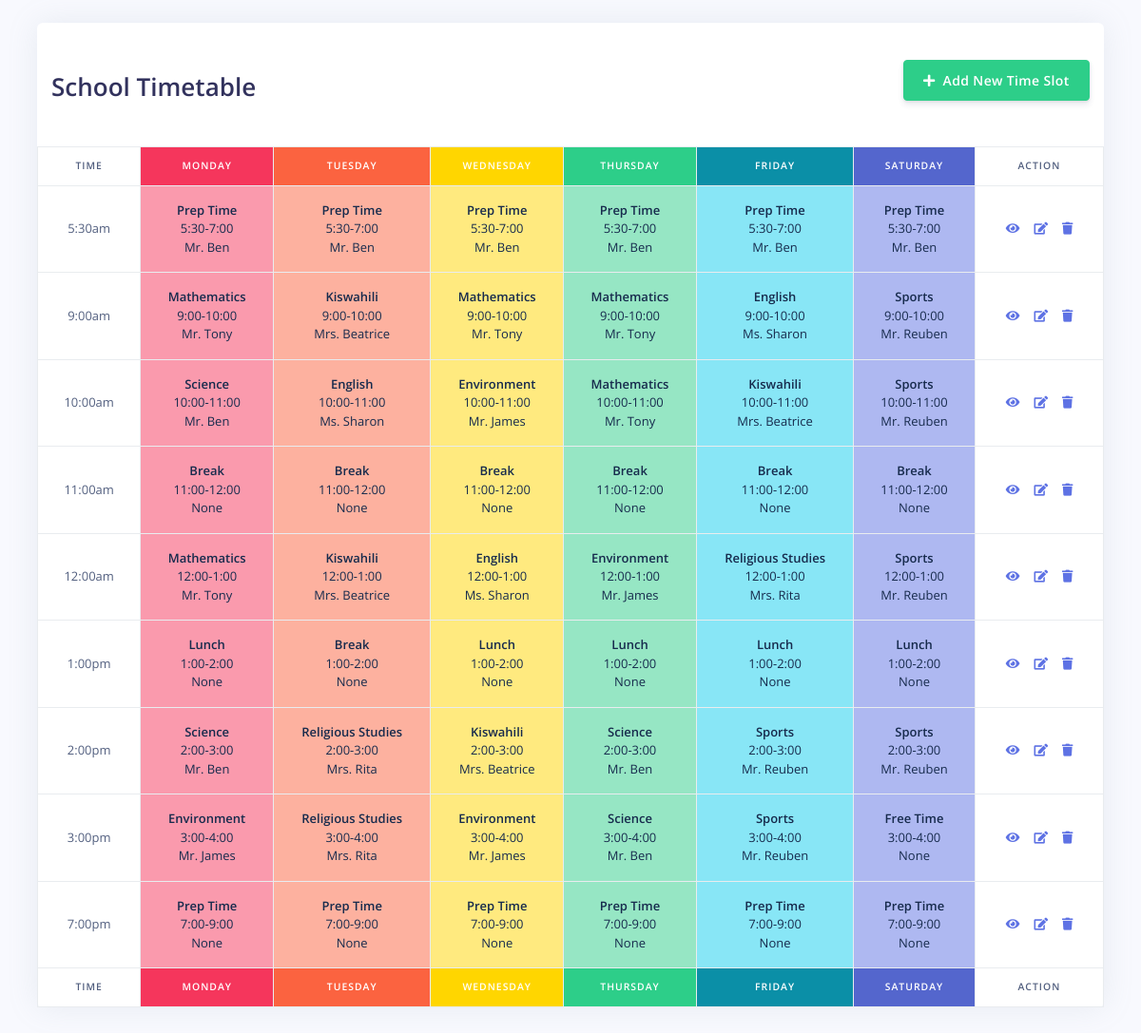
The page / on the database its author committed.
### tables this page shows
CREATE TABLE `grade1` (
  `id` int(10) NOT NULL,
  `time_slot` varchar(100) NOT NULL,
  `mon_subject` varchar(100) NOT NULL,
  `mon_time` varchar(100) NOT NULL,
  `mon_teacher` varchar(100) NOT NULL,
  `tue_subject` varchar(100) NOT NULL,
  `tue_time` varchar(100) NOT NULL,
  `tue_teacher` varchar(100) NOT NULL,
  `wed_subject` varchar(100) NOT NULL,
  `wed_time` varchar(100) NOT NULL,
  `wed_teacher` varchar(100) NOT NULL,
  `thur_subject` varchar(100) NOT NULL,
  `thur_time` varchar(100) NOT NULL,
  `thur_teacher` varchar(100) NOT NULL,
  `fri_subject` varchar(100) NOT NULL,
  `fri_time` varchar(100) NOT NULL,
  `fri_teacher` varchar(100) NOT NULL,
  `sat_subject` varchar(100) NOT NULL,
  `sat_time` varchar(100) NOT NULL,
  `sat_teacher` varchar(100) NOT NULL,
  `create_at` timestamp(6) NOT NULL DEFAULT current_timestamp(6) ON UPDATE current_timestamp(6)
);

### index.php (the view, shortened to what this page needs)
<!DOCTYPE html>
<html lang="en">
<head>
    <link href="https://use.fontawesome.com/releases/v5.0.6/css/all.css" rel="stylesheet">
    <link rel="stylesheet" href="assets/vendor/nucleo/css/nucleo.css" type="text/css">
    <link rel="stylesheet" href="https://stackpath.bootstrapcdn.com/font-awesome/4.7.0/css/font-awesome.min.css">
    <link rel="stylesheet" href="assets/css/argon.css?v=1.2.0" type="text/css">
</head>
<body>
    <div class="wrapper m-4">
        <div class="container-fluid">
            <div class="row">
                <div class="col-lg-12">
               <div class="card" data-aos="slide-up" data-aos-duration="900">
                    <div class="page-headerclearfix mt-5 mb-5">
                        <div class="col-7"><h2 class="display-4 mb--5">School Timetable</h2></div>
                        <div class="col-6 pull-right"><a href="create.php" class="btn btn-success pull-right"><i class="fas fa-plus mr-2"></i>Add New Time Slot</a></div>
                    </div>
                    <?php
                    require_once "config.php";
                    $sql = "SELECT * FROM grade1";
                    if($result = $mysqli->query($sql)){
                        if($result->num_rows > 0){
                            echo "<div class='table-responsive'>";
                            echo "<table class='table table-bordered' style='border-color:#929394;'>";
                                echo "<thead>";
                                    echo "<tr>";
                                        echo "<th class='text-center'>Time</th>";
                                        echo "<th class='text-white text-center' style='background-color: #f5365c;'>Monday</th>";
                                        echo "<th class='text-white text-center' style='background-color: #fb6340;'>Tuesday</th>";
                                        echo "<th class='text-white text-center' style='background-color: #ffd600;'>Wednesday</th>";
                                        echo "<th class='text-white text-center' style='background-color: #2dce89;'>Thursday</th>";
                                        echo "<th class='text-white text-center' style='background-color: #0B8FA7;'>Friday</th>";
                                        echo "<th class='text-white text-center' style='background-color: #5466cd;'>Saturday</th>";;
                                        echo "<th class='text-center'>Action</th>";
                                    echo "</tr>";
                                echo "</thead>";
                                echo "<tbody>";
                                while($row = $result->fetch_array()){
                                    echo "<tr>";
                                        echo "<td class='text-center align-middle'>" . $row['time_slot'] . "</td>";
                                        echo "<td class='text-center text-default' style='background-color:#fa9aad;'>" . "<span class='font-weight-bold'>" . $row['mon_subject'] . "</span>" . "<br>" . " ". $row['mon_time'] ." <br> ". $row['mon_teacher'] ."</td>";
                                        echo "<td class='text-center text-default' style='background-color:#fdb19f;'>" . "<span class='font-weight-bold'>" . $row['tue_subject'] . "</span>" . "<br>" . " ". $row['tue_time'] ." <br> ". $row['tue_teacher'] ."</td>";
                                        echo "<td class='text-center text-default' style='background-color:#ffea7f;'>" . "<span class='font-weight-bold'>" . $row['wed_subject'] . "</span>" . "<br>" . " ". $row['wed_time'] ." <br> ". $row['wed_teacher'] ."</td>";
                                        echo "<td class='text-center text-default' style='background-color:#96e6c4;'>" . "<span class='font-weight-bold'>" . $row['thur_subject'] . "</span>" . "<br>" . " ". $row['thur_time'] ." <br> ". $row['thur_teacher'] ."</td>";
                                        echo "<td class='text-center text-default' style='background-color:#88E6F6;'>" . "<span class='font-weight-bold'>" . $row['fri_subject'] . "</span>" . "<br>" . " ". $row['fri_time'] ." <br> ". $row['fri_teacher'] ."</td>";
                                        echo "<td class='text-center text-default' style='background-color:#aeb8f1;'>" . "<span class='font-weight-bold'>" . $row['sat_subject'] . "</span>" . "<br>" . " ". $row['sat_time'] ." <br> ". $row['sat_teacher'] ."</td>";
                                        echo "<td class='align-middle'>";
                                            echo "<row class='ml-2 mr--3'>";
                                            echo "<a href='read.php?id=". $row['id'] ."' data-toggle='tooltip' data-original-title='View'><span class='fas fa-eye'></span></a>";
                                            echo "<a href='update.php?id=". $row['id'] ."' data-toggle='tooltip' data-original-title='Update' class=''><span class='display-5 fas fa-pencil-square-o'></span></a>";
                                            echo "<a href='delete.php?id=". $row['id'] ."'  data-toggle='tooltip' data-original-title='Delete'><span class='fas fa-trash'></span></a>";
                                            echo "</row>";
                                        echo "</td>";
                                    echo "</tr>";
                                }
                                echo "</tbody>";
                                echo "<thead>";
                                    echo "<tr>";
                                        echo "<th class='text-center'>Time</th>";
                                        echo "<th class='text-white text-center' style='background-color: #f5365c;'>Monday</th>";
                                        echo "<th class='text-white text-center' style='background-color: #fb6340;'>Tuesday</th>";
                                        echo "<th class='text-white text-center' style='background-color: #ffd600;'>Wednesday</th>";
                                        echo "<th class='text-white text-center' style='background-color: #2dce89;'>Thursday</th>";
                                        echo "<th class='text-white text-center' style='background-color: #0B8FA7;'>Friday</th>";
                                        echo "<th class='text-white text-center' style='background-color: #5466cd;'>Saturday</th>";;
                                        echo "<th class='text-center'>Action</th>";
                                    echo "</tr>";
                                echo "</thead>";
                            echo "</table>";
                            echo "</div>";
                        } else{
                            echo "<p class='lead ml-3'><em>No time slots were found.</em></p>";
                        }
                    } else{
                        echo "ERROR: Could not able to execute $sql. " . $mysqli->error;
                    }
                    ?>
                </div>
          </div>
            </div>
        </div>
    </div>
</body>
</html>

### index.php (style rules this page uses)
table tr td:last-child a { margin-right: 15px; }

### rows shown on the page
grade1: time_slot "5:30am", mon_subject "Prep Time", mon_time "5:30-7:00", mon_teacher "Mr. Ben", tue_subject "Prep Time", tue_time "5:30-7:00", tue_teacher "Mr. Ben", wed_subject "Prep Time", wed_time "5:30-7:00", wed_teacher "Mr. Ben", thur_subject "Prep Time", thur_time "5:30-7:00", thur_teacher "Mr. Ben", fri_subject "Prep Time", fri_time "5:30-7:00", fri_teacher "Mr. Ben", sat_subject "Prep Time", sat_time "5:30-7:00", sat_teacher "Mr. Ben"
grade1: time_slot "9:00am", mon_subject "Mathematics", mon_time "9:00-10:00", mon_teacher "Mr. Tony", tue_subject "Kiswahili", tue_time "9:00-10:00", tue_teacher "Mrs. Beatrice", wed_subject "Mathematics", wed_time "9:00-10:00", wed_teacher "Mr. Tony", thur_subject "Mathematics", thur_time "9:00-10:00", thur_teacher "Mr. Tony", fri_subject "English", fri_time "9:00-10:00", fri_teacher "Ms. Sharon", sat_subject "Sports", sat_time "9:00-10:00", sat_teacher "Mr. Reuben"
grade1: time_slot "10:00am", mon_subject "Science", mon_time "10:00-11:00", mon_teacher "Mr. Ben", tue_subject "English", tue_time "10:00-11:00", tue_teacher "Ms. Sharon", wed_subject "Environment", wed_time "10:00-11:00", wed_teacher "Mr. James", thur_subject "Mathematics", thur_time "10:00-11:00", thur_teacher "Mr. Tony", fri_subject "Kiswahili", fri_time "10:00-11:00", fri_teacher "Mrs. Beatrice", sat_subject "Sports", sat_time "10:00-11:00", sat_teacher "Mr. Reuben"
grade1: time_slot "11:00am", mon_subject "Break", mon_time "11:00-12:00", mon_teacher "None", tue_subject "Break", tue_time "11:00-12:00", tue_teacher "None", wed_subject "Break", wed_time "11:00-12:00", wed_teacher "None", thur_subject "Break", thur_time "11:00-12:00", thur_teacher "None", fri_subject "Break", fri_time "11:00-12:00", fri_teacher "None", sat_subject "Break", sat_time "11:00-12:00", sat_teacher "None"
grade1: time_slot "12:00am", mon_subject "Mathematics", mon_time "12:00-1:00", mon_teacher "Mr. Tony", tue_subject "Kiswahili", tue_time "12:00-1:00", tue_teacher "Mrs. Beatrice", wed_subject "English", wed_time "12:00-1:00", wed_teacher "Ms. Sharon", thur_subject "Environment", thur_time "12:00-1:00", thur_teacher "Mr. James", fri_subject "Religious Studies", fri_time "12:00-1:00", fri_teacher "Mrs. Rita", sat_subject "Sports", sat_time "12:00-1:00", sat_teacher "Mr. Reuben"
grade1: time_slot "1:00pm", mon_subject "Lunch", mon_time "1:00-2:00", mon_teacher "None", tue_subject "Break", tue_time "1:00-2:00", tue_teacher "None", wed_subject "Lunch", wed_time "1:00-2:00", wed_teacher "None", thur_subject "Lunch", thur_time "1:00-2:00", thur_teacher "None", fri_subject "Lunch", fri_time "1:00-2:00", fri_teacher "None", sat_subject "Lunch", sat_time "1:00-2:00", sat_teacher "None"
grade1: time_slot "2:00pm", mon_subject "Science", mon_time "2:00-3:00", mon_teacher "Mr. Ben", tue_subject "Religious Studies", tue_time "2:00-3:00", tue_teacher "Mrs. Rita", wed_subject "Kiswahili", wed_time "2:00-3:00", wed_teacher "Mrs. Beatrice", thur_subject "Science", thur_time "2:00-3:00", thur_teacher "Mr. Ben", fri_subject "Sports", fri_time "2:00-3:00", fri_teacher "Mr. Reuben", sat_subject "Sports", sat_time "2:00-3:00", sat_teacher "Mr. Reuben"
grade1: time_slot "3:00pm", mon_subject "Environment", mon_time "3:00-4:00", mon_teacher "Mr. James", tue_subject "Religious Studies", tue_time "3:00-4:00", tue_teacher "Mrs. Rita", wed_subject "Environment", wed_time "3:00-4:00", wed_teacher "Mr. James", thur_subject "Science", thur_time "3:00-4:00", thur_teacher "Mr. Ben", fri_subject "Sports", fri_time "3:00-4:00", fri_teacher "Mr. Reuben", sat_subject "Free Time", sat_time "3:00-4:00", sat_teacher "None"
grade1: time_slot "7:00pm", mon_subject "Prep Time", mon_time "7:00-9:00", mon_teacher "None", tue_subject "Prep Time", tue_time "7:00-9:00", tue_teacher "None", wed_subject "Prep Time", wed_time "7:00-9:00", wed_teacher "None", thur_subject "Prep Time", thur_time "7:00-9:00", thur_teacher "None", fri_subject "Prep Time", fri_time "7:00-9:00", fri_teacher "None", sat_subject "Prep Time", sat_time "7:00-9:00", sat_teacher "None"
